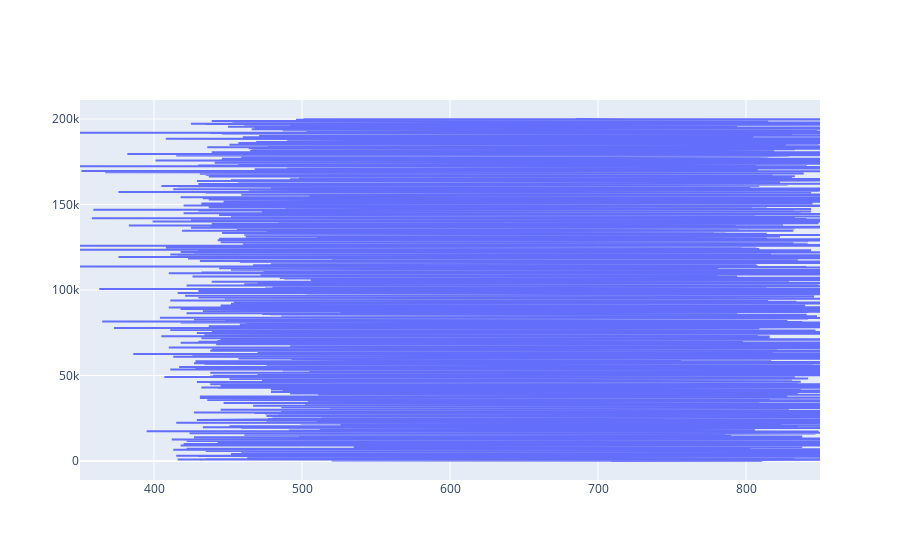

The notebook cell saved with this chart:
### Code cell
fig = go.Figure()
fig.add_trace(go.Scatter(x=salary_CS['CreditScore'], y=salary_CS['EstimatedSalary']))
fig.show()

### Figure 1 — Plotly figure (JSON) as saved in the notebook; plotly's stock layout.template omitted (floating-point values rounded to 4 significant figures; data arrays with more than 128 entries replaced by an {"elided": "..."} marker saying what was removed)
{"data": [{"type": "scatter", "x": {"elided": "10000 int values"}, "y": {"elided": "10000 float values"}}], "layout": {}}
